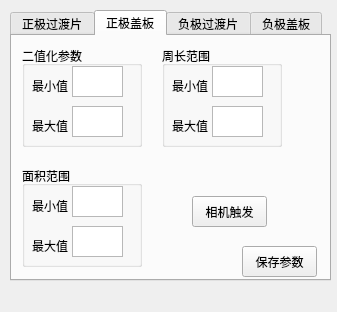
<?xml version="1.0" encoding="UTF-8"?>
<ui version="4.0">
 <class>MainWindow</class>
 <widget class="QMainWindow" name="MainWindow">
  <property name="geometry">
   <rect>
    <x>0</x>
    <y>0</y>
    <width>337</width>
    <height>312</height>
   </rect>
  </property>
  <property name="windowTitle">
   <string>视觉算法参数调整</string>
  </property>
  <widget class="QWidget" name="centralwidget">
   <widget class="QTabWidget" name="tabWidget">
    <property name="geometry">
     <rect>
      <x>10</x>
      <y>10</y>
      <width>321</width>
      <height>271</height>
     </rect>
    </property>
    <property name="currentIndex">
     <number>1</number>
    </property>
    <widget class="QWidget" name="tab">
     <attribute name="title">
      <string>正极过渡片</string>
     </attribute>
     <widget class="QGroupBox" name="groupBox">
      <property name="geometry">
       <rect>
        <x>10</x>
        <y>10</y>
        <width>120</width>
        <height>101</height>
       </rect>
      </property>
      <property name="title">
       <string>二值化参数</string>
      </property>
      <widget class="QLabel" name="label_2">
       <property name="geometry">
        <rect>
         <x>10</x>
         <y>30</y>
         <width>41</width>
         <height>20</height>
        </rect>
       </property>
       <property name="text">
        <string>最小值</string>
       </property>
      </widget>
      <widget class="QTextEdit" name="pSheetT1">
       <property name="geometry">
        <rect>
         <x>50</x>
         <y>20</y>
         <width>51</width>
         <height>31</height>
        </rect>
       </property>
      </widget>
      <widget class="QLabel" name="label_3">
       <property name="geometry">
        <rect>
         <x>10</x>
         <y>70</y>
         <width>41</width>
         <height>20</height>
        </rect>
       </property>
       <property name="text">
        <string>最大值</string>
       </property>
      </widget>
      <widget class="QTextEdit" name="pSheetT2">
       <property name="geometry">
        <rect>
         <x>50</x>
         <y>60</y>
         <width>51</width>
         <height>31</height>
        </rect>
       </property>
      </widget>
     </widget>
     <widget class="QGroupBox" name="groupBox_2">
      <property name="geometry">
       <rect>
        <x>150</x>
        <y>10</y>
        <width>120</width>
        <height>101</height>
       </rect>
      </property>
      <property name="title">
       <string>周长范围</string>
      </property>
      <widget class="QLabel" name="label_4">
       <property name="geometry">
        <rect>
         <x>10</x>
         <y>30</y>
         <width>41</width>
         <height>20</height>
        </rect>
       </property>
       <property name="text">
        <string>最小值</string>
       </property>
      </widget>
      <widget class="QTextEdit" name="pSheetCmin">
       <property name="geometry">
        <rect>
         <x>50</x>
         <y>20</y>
         <width>51</width>
         <height>31</height>
        </rect>
       </property>
      </widget>
      <widget class="QLabel" name="label_5">
       <property name="geometry">
        <rect>
         <x>10</x>
         <y>70</y>
         <width>41</width>
         <height>20</height>
        </rect>
       </property>
       <property name="text">
        <string>最大值</string>
       </property>
      </widget>
      <widget class="QTextEdit" name="pSheetCmax">
       <property name="geometry">
        <rect>
         <x>50</x>
         <y>60</y>
         <width>51</width>
         <height>31</height>
        </rect>
       </property>
      </widget>
     </widget>
     <widget class="QGroupBox" name="groupBox_3">
      <property name="geometry">
       <rect>
        <x>10</x>
        <y>130</y>
        <width>120</width>
        <height>101</height>
       </rect>
      </property>
      <property name="title">
       <string>面积范围</string>
      </property>
      <widget class="QLabel" name="label_6">
       <property name="geometry">
        <rect>
         <x>10</x>
         <y>30</y>
         <width>41</width>
         <height>20</height>
        </rect>
       </property>
       <property name="text">
        <string>最小值</string>
       </property>
      </widget>
      <widget class="QTextEdit" name="pSheetSmin">
       <property name="geometry">
        <rect>
         <x>50</x>
         <y>20</y>
         <width>51</width>
         <height>31</height>
        </rect>
       </property>
      </widget>
      <widget class="QLabel" name="label_7">
       <property name="geometry">
        <rect>
         <x>10</x>
         <y>70</y>
         <width>41</width>
         <height>20</height>
        </rect>
       </property>
       <property name="text">
        <string>最大值</string>
       </property>
      </widget>
      <widget class="QTextEdit" name="pSheetSmax">
       <property name="geometry">
        <rect>
         <x>50</x>
         <y>60</y>
         <width>51</width>
         <height>31</height>
        </rect>
       </property>
      </widget>
     </widget>
     <widget class="QPushButton" name="bPsheetTrig">
      <property name="geometry">
       <rect>
        <x>180</x>
        <y>160</y>
        <width>75</width>
        <height>31</height>
       </rect>
      </property>
      <property name="text">
       <string>相机触发</string>
      </property>
     </widget>
     <widget class="QPushButton" name="bSaveData">
      <property name="geometry">
       <rect>
        <x>230</x>
        <y>210</y>
        <width>75</width>
        <height>31</height>
       </rect>
      </property>
      <property name="text">
       <string>保存参数</string>
      </property>
     </widget>
     <widget class="QTextEdit" name="pSheetInfo">
      <property name="geometry">
       <rect>
        <x>160</x>
        <y>120</y>
        <width>131</width>
        <height>31</height>
       </rect>
      </property>
     </widget>
    </widget>
    <widget class="QWidget" name="tab_2">
     <attribute name="title">
      <string>正极盖板</string>
     </attribute>
     <widget class="QGroupBox" name="groupBox_7">
      <property name="geometry">
       <rect>
        <x>10</x>
        <y>10</y>
        <width>120</width>
        <height>101</height>
       </rect>
      </property>
      <property name="title">
       <string>二值化参数</string>
      </property>
      <widget class="QLabel" name="label_14">
       <property name="geometry">
        <rect>
         <x>10</x>
         <y>30</y>
         <width>41</width>
         <height>20</height>
        </rect>
       </property>
       <property name="text">
        <string>最小值</string>
       </property>
      </widget>
      <widget class="QTextEdit" name="pPlateT1">
       <property name="geometry">
        <rect>
         <x>50</x>
         <y>20</y>
         <width>51</width>
         <height>31</height>
        </rect>
       </property>
      </widget>
      <widget class="QLabel" name="label_15">
       <property name="geometry">
        <rect>
         <x>10</x>
         <y>70</y>
         <width>41</width>
         <height>20</height>
        </rect>
       </property>
       <property name="text">
        <string>最大值</string>
       </property>
      </widget>
      <widget class="QTextEdit" name="pPlateT2">
       <property name="geometry">
        <rect>
         <x>50</x>
         <y>60</y>
         <width>51</width>
         <height>31</height>
        </rect>
       </property>
      </widget>
     </widget>
     <widget class="QGroupBox" name="groupBox_8">
      <property name="geometry">
       <rect>
        <x>150</x>
        <y>10</y>
        <width>120</width>
        <height>101</height>
       </rect>
      </property>
      <property name="title">
       <string>周长范围</string>
      </property>
      <widget class="QLabel" name="label_16">
       <property name="geometry">
        <rect>
         <x>10</x>
         <y>30</y>
         <width>41</width>
         <height>20</height>
        </rect>
       </property>
       <property name="text">
        <string>最小值</string>
       </property>
      </widget>
      <widget class="QTextEdit" name="pPlateCmin">
       <property name="geometry">
        <rect>
         <x>50</x>
         <y>20</y>
         <width>51</width>
         <height>31</height>
        </rect>
       </property>
      </widget>
      <widget class="QLabel" name="label_17">
       <property name="geometry">
        <rect>
         <x>10</x>
         <y>70</y>
         <width>41</width>
         <height>20</height>
        </rect>
       </property>
       <property name="text">
        <string>最大值</string>
       </property>
      </widget>
      <widget class="QTextEdit" name="pPlateCmax">
       <property name="geometry">
        <rect>
         <x>50</x>
         <y>60</y>
         <width>51</width>
         <height>31</height>
        </rect>
       </property>
      </widget>
     </widget>
     <widget class="QGroupBox" name="groupBox_9">
      <property name="geometry">
       <rect>
        <x>10</x>
        <y>130</y>
        <width>120</width>
        <height>101</height>
       </rect>
      </property>
      <property name="title">
       <string>面积范围</string>
      </property>
      <widget class="QLabel" name="label_18">
       <property name="geometry">
        <rect>
         <x>10</x>
         <y>30</y>
         <width>41</width>
         <height>20</height>
        </rect>
       </property>
       <property name="text">
        <string>最小值</string>
       </property>
      </widget>
      <widget class="QTextEdit" name="pPlateSmin">
       <property name="geometry">
        <rect>
         <x>50</x>
         <y>20</y>
         <width>51</width>
         <height>31</height>
        </rect>
       </property>
      </widget>
      <widget class="QLabel" name="label_19">
       <property name="geometry">
        <rect>
         <x>10</x>
         <y>70</y>
         <width>41</width>
         <height>20</height>
        </rect>
       </property>
       <property name="text">
        <string>最大值</string>
       </property>
      </widget>
      <widget class="QTextEdit" name="pPlateSmax">
       <property name="geometry">
        <rect>
         <x>50</x>
         <y>60</y>
         <width>51</width>
         <height>31</height>
        </rect>
       </property>
      </widget>
     </widget>
     <widget class="QPushButton" name="bPplateTrig">
      <property name="geometry">
       <rect>
        <x>180</x>
        <y>160</y>
        <width>75</width>
        <height>31</height>
       </rect>
      </property>
      <property name="text">
       <string>相机触发</string>
      </property>
     </widget>
     <widget class="QPushButton" name="bSaveData_2">
      <property name="geometry">
       <rect>
        <x>230</x>
        <y>210</y>
        <width>75</width>
        <height>31</height>
       </rect>
      </property>
      <property name="text">
       <string>保存参数</string>
      </property>
     </widget>
    </widget>
    <widget class="QWidget" name="tab_3">
     <attribute name="title">
      <string>负极过渡片</string>
     </attribute>
     <widget class="QGroupBox" name="groupBox_10">
      <property name="geometry">
       <rect>
        <x>10</x>
        <y>10</y>
        <width>120</width>
        <height>101</height>
       </rect>
      </property>
      <property name="title">
       <string>二值化参数</string>
      </property>
      <widget class="QLabel" name="label_20">
       <property name="geometry">
        <rect>
         <x>10</x>
         <y>30</y>
         <width>41</width>
         <height>20</height>
        </rect>
       </property>
       <property name="text">
        <string>最小值</string>
       </property>
      </widget>
      <widget class="QTextEdit" name="nSheetT1">
       <property name="geometry">
        <rect>
         <x>50</x>
         <y>20</y>
         <width>51</width>
         <height>31</height>
        </rect>
       </property>
      </widget>
      <widget class="QLabel" name="label_21">
       <property name="geometry">
        <rect>
         <x>10</x>
         <y>70</y>
         <width>41</width>
         <height>20</height>
        </rect>
       </property>
       <property name="text">
        <string>最大值</string>
       </property>
      </widget>
      <widget class="QTextEdit" name="nSheetT2">
       <property name="geometry">
        <rect>
         <x>50</x>
         <y>60</y>
         <width>51</width>
         <height>31</height>
        </rect>
       </property>
      </widget>
     </widget>
     <widget class="QGroupBox" name="groupBox_11">
      <property name="geometry">
       <rect>
        <x>150</x>
        <y>10</y>
        <width>120</width>
        <height>101</height>
       </rect>
      </property>
      <property name="title">
       <string>周长范围</string>
      </property>
      <widget class="QLabel" name="label_22">
       <property name="geometry">
        <rect>
         <x>10</x>
         <y>30</y>
         <width>41</width>
         <height>20</height>
        </rect>
       </property>
       <property name="text">
        <string>最小值</string>
       </property>
      </widget>
      <widget class="QTextEdit" name="nSheetCmin">
       <property name="geometry">
        <rect>
         <x>50</x>
         <y>20</y>
         <width>51</width>
         <height>31</height>
        </rect>
       </property>
      </widget>
      <widget class="QLabel" name="label_23">
       <property name="geometry">
        <rect>
         <x>10</x>
         <y>70</y>
         <width>41</width>
         <height>20</height>
        </rect>
       </property>
       <property name="text">
        <string>最大值</string>
       </property>
      </widget>
      <widget class="QTextEdit" name="nSheetCmax">
       <property name="geometry">
        <rect>
         <x>50</x>
         <y>60</y>
         <width>51</width>
         <height>31</height>
        </rect>
       </property>
      </widget>
     </widget>
     <widget class="QGroupBox" name="groupBox_12">
      <property name="geometry">
       <rect>
        <x>10</x>
        <y>130</y>
        <width>120</width>
        <height>101</height>
       </rect>
      </property>
      <property name="title">
       <string>面积范围</string>
      </property>
      <widget class="QLabel" name="label_24">
       <property name="geometry">
        <rect>
         <x>10</x>
         <y>30</y>
         <width>41</width>
         <height>20</height>
        </rect>
       </property>
       <property name="text">
        <string>最小值</string>
       </property>
      </widget>
      <widget class="QTextEdit" name="nSheetSmin">
       <property name="geometry">
        <rect>
         <x>50</x>
         <y>20</y>
         <width>51</width>
         <height>31</height>
        </rect>
       </property>
      </widget>
      <widget class="QLabel" name="label_25">
       <property name="geometry">
        <rect>
         <x>10</x>
         <y>70</y>
         <width>41</width>
         <height>20</height>
        </rect>
       </property>
       <property name="text">
        <string>最大值</string>
       </property>
      </widget>
      <widget class="QTextEdit" name="nSheetSmax">
       <property name="geometry">
        <rect>
         <x>50</x>
         <y>60</y>
         <width>51</width>
         <height>31</height>
        </rect>
       </property>
      </widget>
     </widget>
     <widget class="QPushButton" name="bNsheetTrig">
      <property name="geometry">
       <rect>
        <x>180</x>
        <y>160</y>
        <width>75</width>
        <height>31</height>
       </rect>
      </property>
      <property name="text">
       <string>相机触发</string>
      </property>
     </widget>
     <widget class="QPushButton" name="bSaveData_3">
      <property name="geometry">
       <rect>
        <x>230</x>
        <y>210</y>
        <width>75</width>
        <height>31</height>
       </rect>
      </property>
      <property name="text">
       <string>保存参数</string>
      </property>
     </widget>
    </widget>
    <widget class="QWidget" name="tab_4">
     <attribute name="title">
      <string>负极盖板</string>
     </attribute>
     <widget class="QGroupBox" name="groupBox_13">
      <property name="geometry">
       <rect>
        <x>10</x>
        <y>10</y>
        <width>120</width>
        <height>101</height>
       </rect>
      </property>
      <property name="title">
       <string>二值化参数</string>
      </property>
      <widget class="QLabel" name="label_26">
       <property name="geometry">
        <rect>
         <x>10</x>
         <y>30</y>
         <width>41</width>
         <height>20</height>
        </rect>
       </property>
       <property name="text">
        <string>最小值</string>
       </property>
      </widget>
      <widget class="QTextEdit" name="nPlateT1">
       <property name="geometry">
        <rect>
         <x>50</x>
         <y>20</y>
         <width>51</width>
         <height>31</height>
        </rect>
       </property>
      </widget>
      <widget class="QLabel" name="label_27">
       <property name="geometry">
        <rect>
         <x>10</x>
         <y>70</y>
         <width>41</width>
         <height>20</height>
        </rect>
       </property>
       <property name="text">
        <string>最大值</string>
       </property>
      </widget>
      <widget class="QTextEdit" name="nPlateT2">
       <property name="geometry">
        <rect>
         <x>50</x>
         <y>60</y>
         <width>51</width>
         <height>31</height>
        </rect>
       </property>
      </widget>
     </widget>
     <widget class="QGroupBox" name="groupBox_14">
      <property name="geometry">
       <rect>
        <x>150</x>
        <y>10</y>
        <width>120</width>
        <height>101</height>
       </rect>
      </property>
      <property name="title">
       <string>周长范围</string>
      </property>
      <widget class="QLabel" name="label_28">
       <property name="geometry">
        <rect>
         <x>10</x>
         <y>30</y>
         <width>41</width>
         <height>20</height>
        </rect>
       </property>
       <property name="text">
        <string>最小值</string>
       </property>
      </widget>
      <widget class="QTextEdit" name="nPlateCmin">
       <property name="geometry">
        <rect>
         <x>50</x>
         <y>20</y>
         <width>51</width>
         <height>31</height>
        </rect>
       </property>
      </widget>
      <widget class="QLabel" name="label_29">
       <property name="geometry">
        <rect>
         <x>10</x>
         <y>70</y>
         <width>41</width>
         <height>20</height>
        </rect>
       </property>
       <property name="text">
        <string>最大值</string>
       </property>
      </widget>
      <widget class="QTextEdit" name="nPlateCmax">
       <property name="geometry">
        <rect>
         <x>50</x>
         <y>60</y>
         <width>51</width>
         <height>31</height>
        </rect>
       </property>
      </widget>
     </widget>
     <widget class="QGroupBox" name="groupBox_15">
      <property name="geometry">
       <rect>
        <x>10</x>
        <y>130</y>
        <width>120</width>
        <height>101</height>
       </rect>
      </property>
      <property name="title">
       <string>面积范围</string>
      </property>
      <widget class="QLabel" name="label_30">
       <property name="geometry">
        <rect>
         <x>10</x>
         <y>30</y>
         <width>41</width>
         <height>20</height>
        </rect>
       </property>
       <property name="text">
        <string>最小值</string>
       </property>
      </widget>
      <widget class="QTextEdit" name="nPlateSmin">
       <property name="geometry">
        <rect>
         <x>50</x>
         <y>20</y>
         <width>51</width>
         <height>31</height>
        </rect>
       </property>
      </widget>
      <widget class="QLabel" name="label_31">
       <property name="geometry">
        <rect>
         <x>10</x>
         <y>70</y>
         <width>41</width>
         <height>20</height>
        </rect>
       </property>
       <property name="text">
        <string>最大值</string>
       </property>
      </widget>
      <widget class="QTextEdit" name="nPlateSmax">
       <property name="geometry">
        <rect>
         <x>50</x>
         <y>60</y>
         <width>51</width>
         <height>31</height>
        </rect>
       </property>
      </widget>
     </widget>
     <widget class="QPushButton" name="bNplateTrig">
      <property name="geometry">
       <rect>
        <x>180</x>
        <y>160</y>
        <width>75</width>
        <height>31</height>
       </rect>
      </property>
      <property name="text">
       <string>相机触发</string>
      </property>
     </widget>
     <widget class="QPushButton" name="bSaveData_4">
      <property name="geometry">
       <rect>
        <x>230</x>
        <y>210</y>
        <width>75</width>
        <height>31</height>
       </rect>
      </property>
      <property name="text">
       <string>保存参数</string>
      </property>
     </widget>
    </widget>
   </widget>
  </widget>
  <widget class="QMenuBar" name="menubar">
   <property name="geometry">
    <rect>
     <x>0</x>
     <y>0</y>
     <width>337</width>
     <height>23</height>
    </rect>
   </property>
  </widget>
 </widget>
 <resources/>
 <connections>
  <connection>
   <sender>bSaveData_2</sender>
   <signal>clicked()</signal>
   <receiver>bSaveData</receiver>
   <slot>click()</slot>
   <hints>
    <hint type="sourcelabel">
     <x>279</x>
     <y>279</y>
    </hint>
    <hint type="destinationlabel">
     <x>279</x>
     <y>279</y>
    </hint>
   </hints>
  </connection>
  <connection>
   <sender>bSaveData_3</sender>
   <signal>clicked()</signal>
   <receiver>bSaveData</receiver>
   <slot>click()</slot>
   <hints>
    <hint type="sourcelabel">
     <x>279</x>
     <y>279</y>
    </hint>
    <hint type="destinationlabel">
     <x>279</x>
     <y>279</y>
    </hint>
   </hints>
  </connection>
  <connection>
   <sender>bSaveData_4</sender>
   <signal>clicked()</signal>
   <receiver>bSaveData</receiver>
   <slot>click()</slot>
   <hints>
    <hint type="sourcelabel">
     <x>279</x>
     <y>279</y>
    </hint>
    <hint type="destinationlabel">
     <x>279</x>
     <y>279</y>
    </hint>
   </hints>
  </connection>
 </connections>
</ui>
